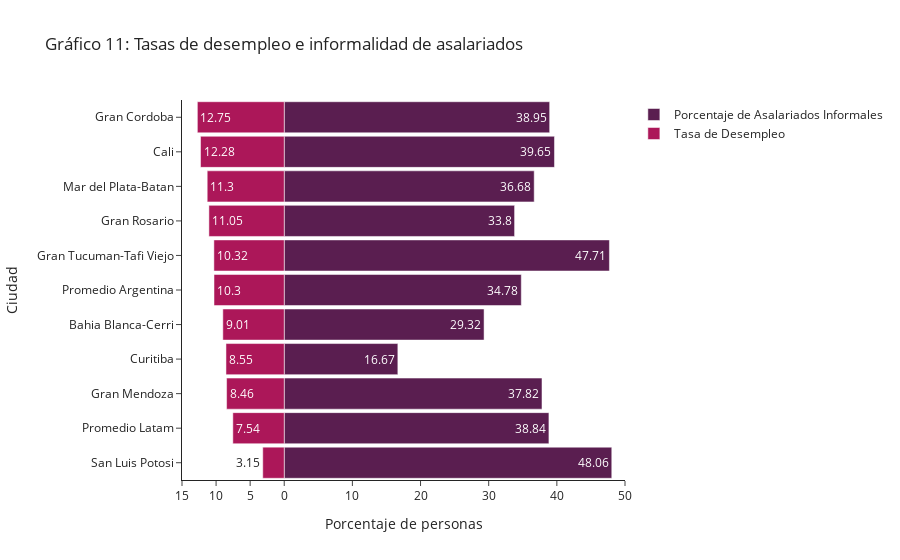

The cell this chart's notebook holds for it:
### Code cell
layout = go.Layout(yaxis=go.layout.YAxis(title='Ciudad'),
                   xaxis=go.layout.XAxis(
                       range=[-15, 50],
                       tickvals=[-15, -10, -5, 0, 10, 20, 30, 40, 50],
                       ticktext=[15, 10, 5, 0, 10, 20, 30, 40,50],
                       title='Porcentaje de personas'),
                    barmode='overlay',
                    bargap=0.1,
                    template="simple_white",
                   title='Gráfico 11: Tasas de desempleo e informalidad de asalariados'
                  )

data = [go.Bar(y=des.index,
               x=des['% Asalariados Informales Total'],
               orientation='h',
               name='Porcentaje de Asalariados Informales',
               text=np.round(des['% Asalariados Informales Total'].to_numpy(),2),
               hoverinfo='text',
               marker=dict(color=colors[4]),
                    #hoverlabel=dict(hover_data={act['dif']:':.2f'})
               ),
        go.Bar(y=des.index,
               x=des['Tasa de Desempleo (Total)'],
               orientation='h',
               name='Tasa de Desempleo',
               text= np.round(des['Tasa de Desempleo (Total)'].to_numpy() * -1,2),
               hoverinfo='text',
               marker=dict(color=colors[8])
               )]


fig = go.Figure(
                data=data,
                layout=layout
)


fig.show()
fig.write_html(file="informe/images/desempleo.html",full_html=False,include_plotlyjs='cdn')

### Figure 1 — Plotly figure (JSON) as saved in the notebook; plotly's stock layout.template omitted (floating-point values rounded to 4 significant figures)
{"data": [{"hoverinfo": "text", "marker": {"color": "#5a1e50"}, "name": "Porcentaje de Asalariados Informales", "orientation": "h", "text": [48.06, 38.84, 37.82, 16.67, 29.32, 34.78, 47.71, 33.8, 36.68, 39.65, 38.95], "type": "bar", "x": [48.06, 38.84, 37.82, 16.67, 29.32, 34.78, 47.71, 33.8, 36.68, 39.65, 38.95], "y": ["San Luis Potosi", "Promedio Latam", "Gran Mendoza", "Curitiba", "Bahia Blanca-Cerri", "Promedio Argentina", "Gran Tucuman-Tafi Viejo", "Gran Rosario", "Mar del Plata-Batan", "Cali", "Gran Cordoba"]}, {"hoverinfo": "text", "marker": {"color": "#ac1759"}, "name": "Tasa de Desempleo", "orientation": "h", "text": [3.15, 7.54, 8.46, 8.55, 9.01, 10.3, 10.32, 11.05, 11.3, 12.28, 12.75], "type": "bar", "x": [-3.152, -7.541, -8.458, -8.549, -9.01, -10.3, -10.32, -11.05, -11.3, -12.28, -12.75], "y": ["San Luis Potosi", "Promedio Latam", "Gran Mendoza", "Curitiba", "Bahia Blanca-Cerri", "Promedio Argentina", "Gran Tucuman-Tafi Viejo", "Gran Rosario", "Mar del Plata-Batan", "Cali", "Gran Cordoba"]}], "layout": {"autosize": true, "bargap": 0.1, "barmode": "overlay", "title": {"text": "Gráfico 11: Tasas de desempleo e informalidad de asalariados"}, "xaxis": {"range": [-15, 50], "ticktext": [15, 10, 5, 0, 10, 20, 30, 40, 50], "tickvals": [-15, -10, -5, 0, 10, 20, 30, 40, 50], "title": {"text": "Porcentaje de personas"}, "type": "linear"}, "yaxis": {"autorange": true, "range": [-0.5, 10.5], "title": {"text": "Ciudad"}, "type": "category"}}}
